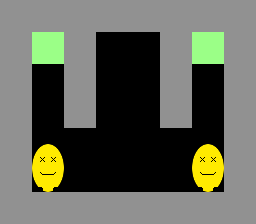

The image is a tile-based game level rendered from a .tmx file. Its description and complete source (layers, tilesets, objects, tile grids) follow:
An orthogonal 8x7 tile map with 32x32 px tiles, 3 tile layers (universal, world1, world2), 2 tilesets.

<map version="1.0" tiledversion="1.1.4" orientation="orthogonal" renderorder="right-down" width="8" height="7" tilewidth="32" tileheight="32" infinite="0" nextobjectid="1">
 <properties>
  <property name="layout" value="1;2;" />
 </properties>
 <tileset firstgid="1" source="tileset.tsx" />
 <tileset firstgid="13" source="player.tsx" />
 <layer name="universal" width="8" height="7">
  <data encoding="csv">
3,3,3,3,3,3,3,3,
3,0,3,0,0,3,0,3,
3,0,3,0,0,3,0,3,
3,0,3,0,0,3,0,3,
3,0,0,0,0,0,0,3,
3,0,0,0,0,0,0,3,
3,3,3,3,3,3,3,3
</data>
 </layer>
 <layer name="world1" width="8" height="7">
  <data encoding="csv">
0,0,0,0,0,0,0,0,
0,0,0,0,0,0,2,0,
0,0,0,0,0,0,0,0,
0,0,0,0,0,0,0,0,
0,0,0,0,0,0,0,0,
0,13,0,0,0,0,0,0,
0,0,0,0,0,0,0,0
</data>
 </layer>
 <layer name="world2" width="8" height="7">
  <data encoding="csv">
0,0,0,0,0,0,0,0,
0,2,0,0,0,0,0,0,
0,0,0,0,0,0,0,0,
0,0,0,0,0,0,0,0,
0,0,0,0,0,0,0,0,
0,0,0,0,0,0,13,0,
0,0,0,0,0,0,0,0
</data>
 </layer>
</map>
